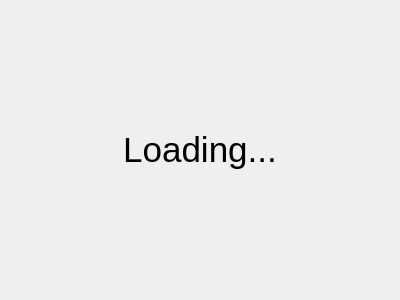
<?xml version="1.0" encoding="UTF-8"?>
<ui version="4.0">
 <class>Dialog</class>
 <widget class="QDialog" name="Dialog">
  <property name="geometry">
   <rect>
    <x>0</x>
    <y>0</y>
    <width>400</width>
    <height>300</height>
   </rect>
  </property>
  <property name="windowTitle">
   <string>Dialog</string>
  </property>
  <layout class="QVBoxLayout" name="verticalLayout">
   <item>
    <widget class="QLabel" name="label">
     <property name="autoFillBackground">
      <bool>false</bool>
     </property>
     <property name="text">
      <string>&lt;html&gt;&lt;head/&gt;&lt;body&gt;&lt;p&gt;&lt;span style=&quot; font-size:26pt;&quot;&gt;Loading...&lt;/span&gt;&lt;/p&gt;&lt;/body&gt;&lt;/html&gt;</string>
     </property>
     <property name="alignment">
      <set>Qt::AlignCenter</set>
     </property>
    </widget>
   </item>
  </layout>
 </widget>
 <resources/>
 <connections/>
</ui>
